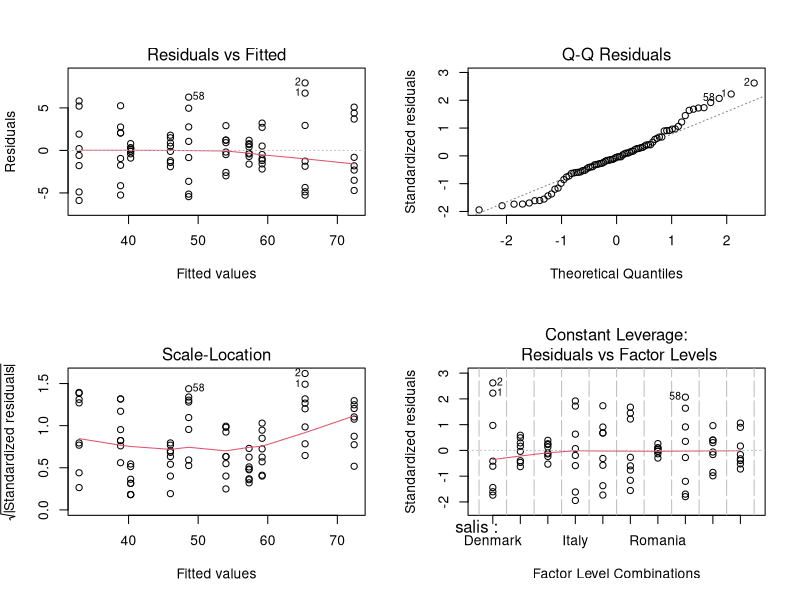
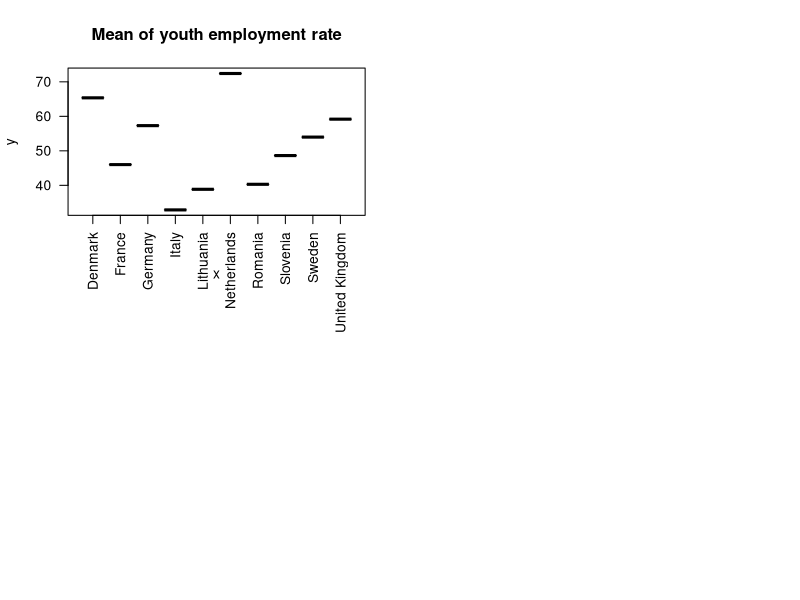

Recreate these plots in R, in order.
## ---- chunk 1
data8 = read.csv(file="employment.csv", header=T)
## ---- chunk 2
employment =as.vector(t(data8[,-1]))
salis = as.character(rep((data8[,1]),each=8))
dat8 = data.frame(employment, salis)
fit8 = aov(employment~salis, dat8)
par(mfrow=c(2,2))
plot(fit8)
summary(fit8)
## ---- chunk 3
summary(employment)
## ---- chunk 4
mean(employment)
## ---- chunk 5
median(employment)
## ---- chunk 6
library(modeest)
mlv(employment, method = "mfv")
## ---- chunk 7
sd(employment)
## ---- chunk 8
y=rowMeans(data8[,-1])
x=factor(data8[,1])
plot(x, y, type="h", main="Mean of youth employment rate", las=2)
